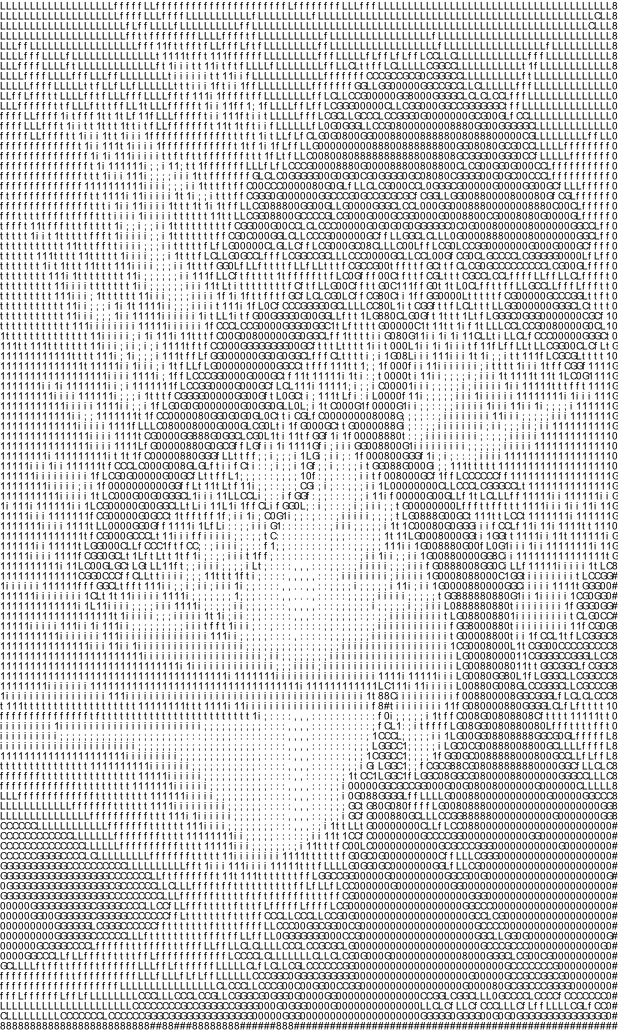
#> input picture ascii_art_image.png, 1236 x 2060 px (shown at 1/2 size)
$ python main.py --img_path ascii_art_image.png
#> lines starting #> are read from the running program, lines starting #| are printed output that depends on the picture
from PIL import Image,ImageDraw,ImageFont
from argparse import ArgumentParser
import numpy as np
import cv2
# sample_Width=20
# sample_Height=40
def parse_args():
    parser = ArgumentParser()
    parser.add_argument("--img_path", help="Path to the image to be processed",required=True)
    return parser.parse_args()
char_lookup = [" ", ".", ",", ":", ";", "i", "1", "t", "f", "L", "C", "G", "0", "8", "#", "@"][::-1]
# def render_glyph(glyph):

def preprocess_image(img_path):
    img = cv2.imread(img_path, cv2.IMREAD_GRAYSCALE)
    img = cv2.GaussianBlur(img, (3, 3), 0)  #  reduce noise
    img = cv2.equalizeHist(img)  # Equalize histogram for better contrast
    print("image shape",img.shape)
    return img
def main(img_path):
    # print("Hello, World!",img_path)
    pil_img=Image.open(img_path).convert(mode="L")
    # img_array=np.array(img)
    img_array = preprocess_image(img_path)
    # print("input image shape",img_array.shape)
    ascii_art=[]
    sample_Width = img_array.shape[1] // 100
    sample_Height = img_array.shape[0] // 100
    # print(img_array[0:5,0:5])
    # print ("range doing what",range(img_array.shape[0]//sample_Height))
    # output=np.zeros((img_array.shape[0]//sample_Height,img_array.shape[1]//sample_Width))
    # Image segmentation breaking the image into  pixel chunks and then analyzing each chunk individually
    for y in range(0, img_array.shape[0], sample_Height):
        line = ""
        for x in range(0, img_array.shape[1], sample_Width):
            # output= np.mean(img_array[y*sample_Height:(y+1)*sample_Height,x*sample_Width:(x+1)*sample_Width])
            y_end = min(y + sample_Height, img_array.shape[0])
            x_end = min(x + sample_Width, img_array.shape[1])
            chunk = img_array[y:y_end, x:x_end]
            # print(chunk)
            # getting the cummulative brightness of the chunk array
            brightness=np.sum(chunk)
            # print("brightness of the chunk",brightness)
            max_brightness=sample_Height*sample_Width*255
            normalized_brightness=brightness/max_brightness
            char_index=int(round(normalized_brightness*(len(char_lookup)-1)))
            # print("char index of the chunk",char_index)
            print(char_lookup[char_index],end="")
            line += char_lookup[char_index]
            # print(output)
        ascii_art.append(line)

    print (len(ascii_art ))
    return ascii_art,img_array.shape
    # print("new output shape",output.shape)
    # Image.fromarray(img_array).save("test.jpg")
def render_ascii_art(ascii_art,original_shape, font_path, font_size, output_image_path):
    char_height = font_size
    aspect_ratio = original_shape[1] / original_shape[0]
    char_width = int(font_size * aspect_ratio * 0.6)

    img_height = len(ascii_art) * char_height
    img_width = len(ascii_art[0]) * char_width
    output_image = Image.new('L', (img_width, img_height), color=255)
    draw = ImageDraw.Draw(output_image)
    font = ImageFont.truetype(font_path, font_size)
    y_offset = 0
    for line in ascii_art:
        x_offset = 0
        for char in line:
            draw.text((x_offset, y_offset), char, font=font, fill=0)
            x_offset += char_width
        y_offset += char_height

    # output_image.save(output_image_path)
    output_image = output_image.resize(original_shape[::-1], Image.LANCZOS)#resize issue resolved using LANCZOS filter instead
    output_image.save(output_image_path)
    # Image.fromarray(output_image-img_array).save("dif.jpg")
    print("output image dimensions",output_image.size)
    return output_image

if __name__ == "__main__":
    main(**vars(parse_args()))
#> in main, pil_img is the input picture: PIL image 1236x2060 L; min 0, max 255, mean 211.6
#> in preprocess_image, `img = cv2.equalizeHist(img)`:
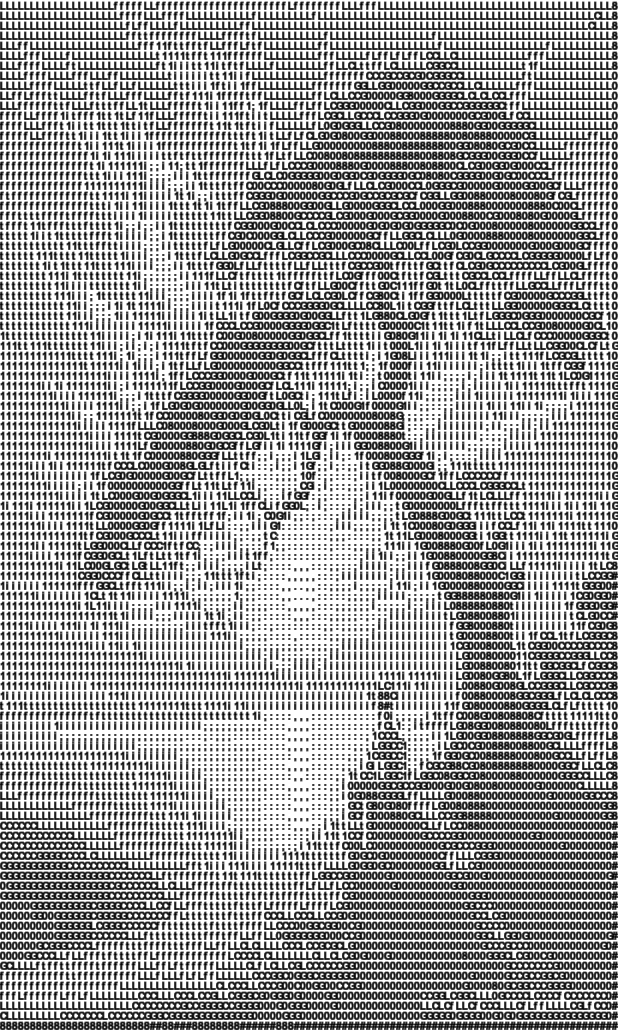
#> img: shape (2060, 1236) (shown at 1/2 size); min 0, max 255, mean 159.9
#| image shape (2060, 1236)
#> after the loop in main, `for y in range(0, img_array.shape[0], sample_Height):`: ascii_art = 103 items
    font_path = "C:/Windows/Fonts/arial.ttf"
#> font_path = 'C:/Windows/Fonts/arial.ttf'
    font_size = 20
    output_image_path = "./ascii_art_image.png"
    ascii_art,original_shape=main(**vars(parse_args()))
#> ascii_art = 103 items; original_shape = (2060, 1236)
    ascii_image = render_ascii_art(ascii_art,original_shape, font_path, font_size, output_image_path)
#> in render_ascii_art, `aspect_ratio = original_shape[1] / original_shape[0]`: aspect_ratio = 0.6
#> in render_ascii_art, `char_width = int(font_size * aspect_ratio * 0.6)`: char_width = 7
#> in render_ascii_art, `img_height = len(ascii_art) * char_height`: img_height = 2060
#> in render_ascii_art, `img_width = len(ascii_art[0]) * char_width`: img_width = 721
#> in render_ascii_art, `output_image = Image.new('L', (img_width, img_height), color=255)`: output_image: PIL image 721x2060 L; every value is 255
#> the loop in render_ascii_art, `for line in ascii_art:` made 103 passes
#> y_offset on passes 1 to 12: 20, 40, 60, 80, 100, 120, 140, 160, 180, 200, 220, 240
#> after the loop in render_ascii_art, `for line in ascii_art:`: y_offset = 2060
#> in render_ascii_art, `output_image = output_image.resize(original_shape[::-1], Image.LANCZOS..`:
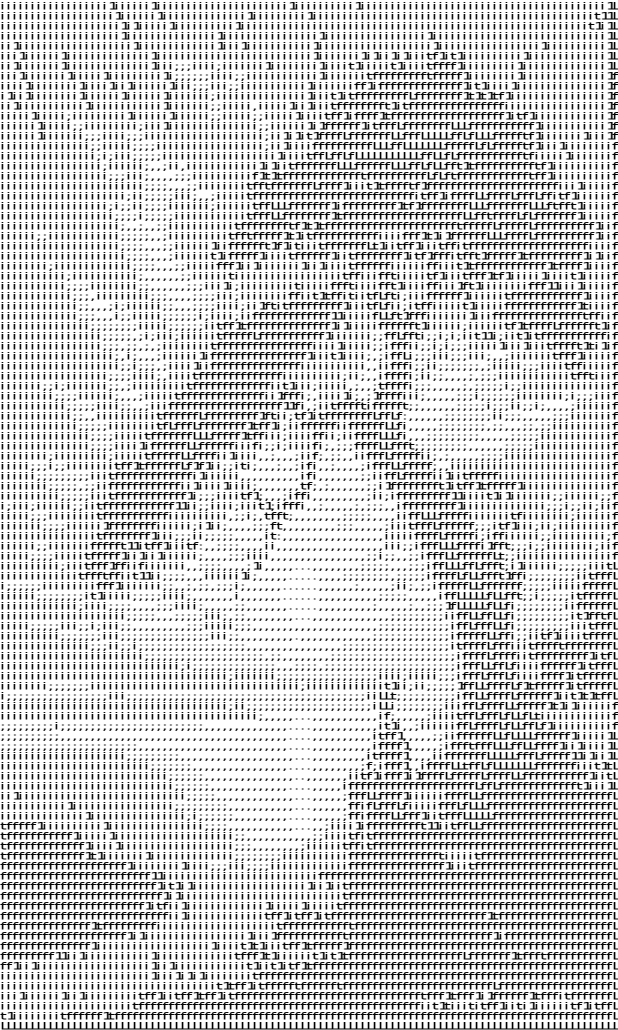
#> output_image: PIL image 1236x2060 L (shown at 1/2 size); min 0, max 255, mean 203.3
    ascii_image.show()

$ run again, with skull.png copied over ascii_art_image.png
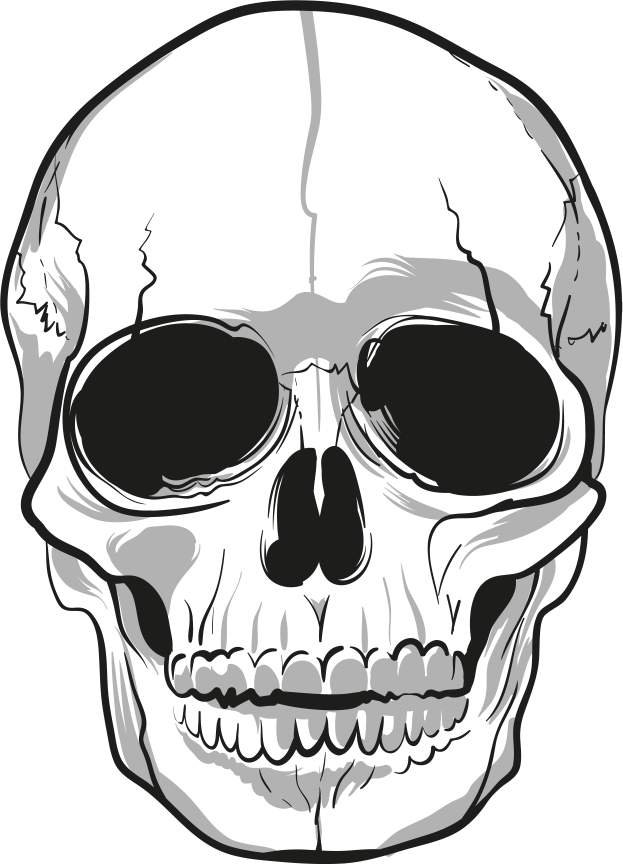
#> input picture skull.png, 1867 x 2592 px (shown at 1/3 size)
#> in preprocess_image, `img = cv2.equalizeHist(img)`:
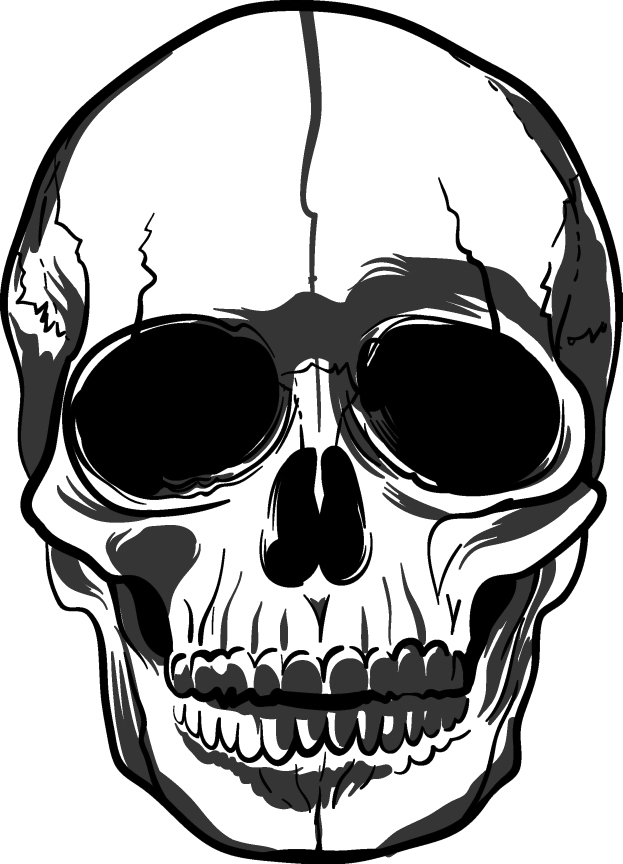
#> img: shape (2592, 1867) (shown at 1/3 size); min 0, max 255, mean 165.3
#| image shape (2592, 1867)
#> after the loop in main, `for y in range(0, img_array.shape[0], sample_Height):`: ascii_art = 104 items
#> font_path = 'C:/Windows/Fonts/arial.ttf'
#> `ascii_art,original_shape=main(**vars(parse_args()))`: ascii_art = 104 items; original_shape = (2592, 1867)
#> aspect_ratio = 0.72
#> char_width = 8
#> img_height = 2080
#> img_width = 832
#> the loop in render_ascii_art, `for line in ascii_art:` made 104 passes
#> y_offset on passes 1 to 8: 20, 40, 60, 80, 100, 120, 140, 160
#> after the loop in render_ascii_art, `for line in ascii_art:`: y_offset = 2080
#> in render_ascii_art, `output_image = output_image.resize(original_shape[::-1], Image.LANCZOS..`:
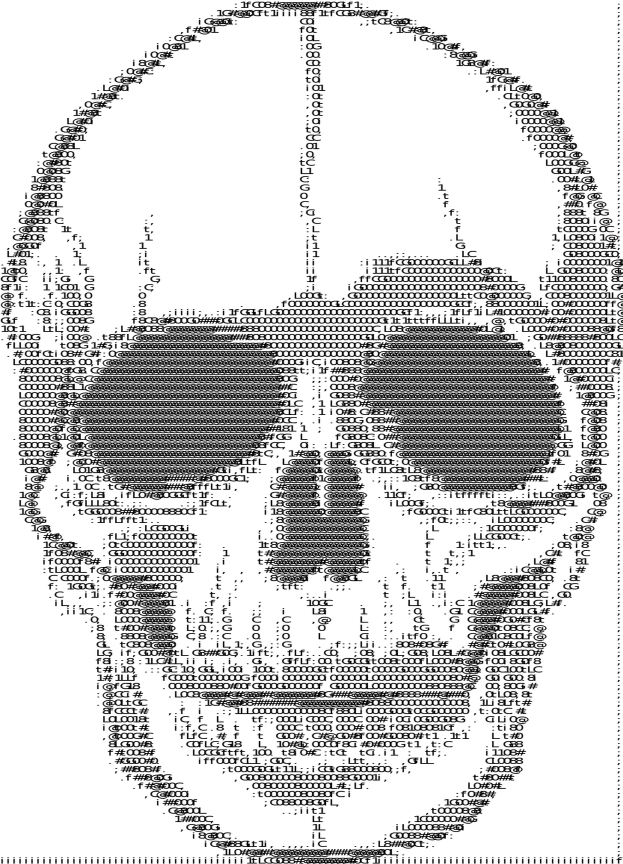
#> output_image: PIL image 1867x2592 L (shown at 1/3 size); min 0, max 255, mean 206.7
